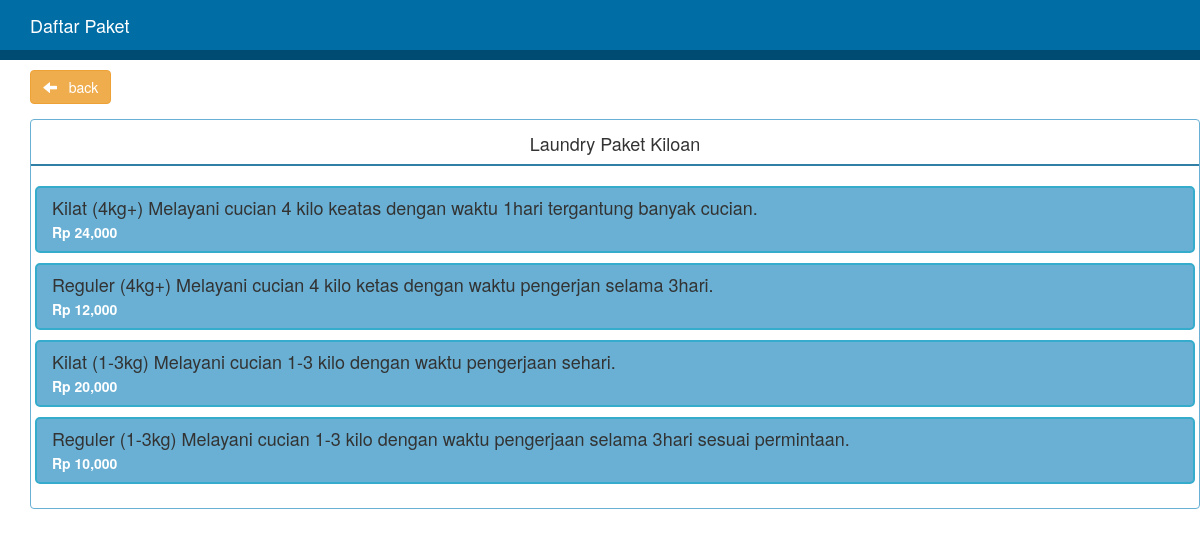
The app's page /client/paket (signed in) with its own data.
### tables this page shows
CREATE TABLE `paket` (
  `id_paket` int(5) NOT NULL,
  `nama_paket` varchar(200) NOT NULL,
  `harga` varchar(30) NOT NULL
);

### client/index.php (called while the page is built, shortened)
<?php
	$link = link;
if (!isset($_GET['page']))
	$page = "";
else
	$page = $_GET['page'];
	include "app/proses_$page.php";
?>

### client/view/paket.php (the view)
<div class="container" >
		<div class="form-group">
		<a href="<?=$link?>/home" class="btn btn-warning"><span class="glyphicon glyphicon-arrow-left" ></span>  &nbsp; back</a>
		</div>
<div class="container  kotak0"  style="">
	<div class="row">
      <div class="col-xs-12 kotak" >
        <div class="thumbnail" >
		  <center class="kotak2" style="">
          <h4>Laundry Paket Kiloan</h4>
		  <div class="garis"></div>
		  </center>
		  <br>
		 <div class="list-group ">
		 <?php
					while($r = mysqli_fetch_array($sql)){
					$ada = "ada";
					?>
    <a href="<?=$link?>/order/ambil_paket/<?=$r['id_paket']?>" class="list-group-item" style="margin-bottom:10px">
      <h4 class="list-group-item-heading"><?=$r['nama_paket']?></h4>
      <p class="list-group-item-text"><?="Rp ".number_format($r['harga'])?></p>
    </a>
    <?php
					} if ($ada != "ada") {
					?>
							<h5>TIDAK ADA DATA</h5>
					<?php } ?>
  </div>
        </div>
      </div>
	</div>
</div>
</div>

### client/css/custom.css (style rules this page uses)
.kotak { padding-left:5px;padding-right:5px; }
.kotak2 { margin-left:-4px;margin-right:-4px;margin-top:10px; }
.garis { border-top:2px solid #307fa7; }
.kotak0 { padding-left:10px;padding-right:10px; }
body { padding-top: 70px; }
.kotak a { font-weight:bold; }

### records on screen
paket: nama_paket "Kilat (4kg+) Melayani cucian 4 kilo keatas dengan waktu 1hari tergantung banyak cucian.", harga "24,000"
paket: nama_paket "Reguler (4kg+) Melayani cucian 4 kilo ketas dengan waktu pengerjan selama 3hari.", harga "12,000"
paket: nama_paket "Kilat (1-3kg) Melayani cucian 1-3 kilo dengan waktu pengerjaan sehari.", harga "20,000"
paket: nama_paket "Reguler (1-3kg) Melayani cucian 1-3 kilo dengan waktu pengerjaan selama 3hari sesuai permintaan.", harga "10,000"

### other values on screen
$title "Daftar Paket"
